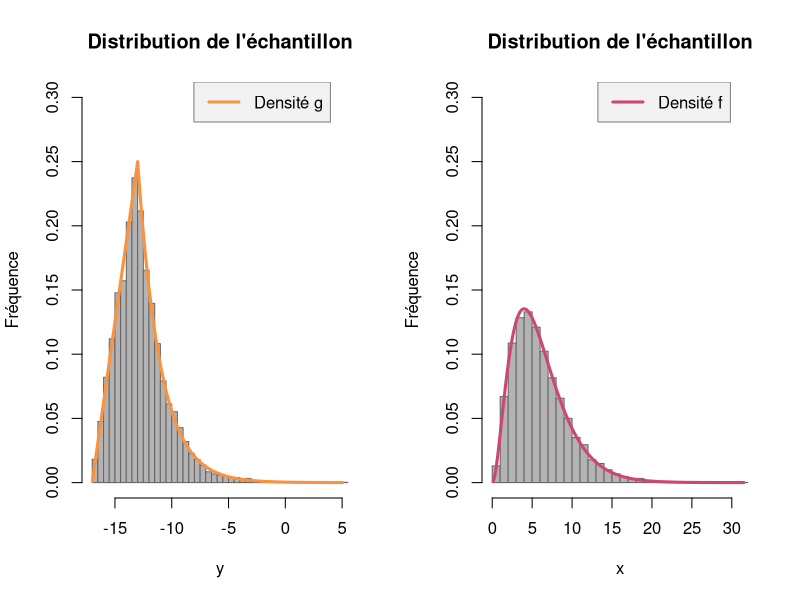
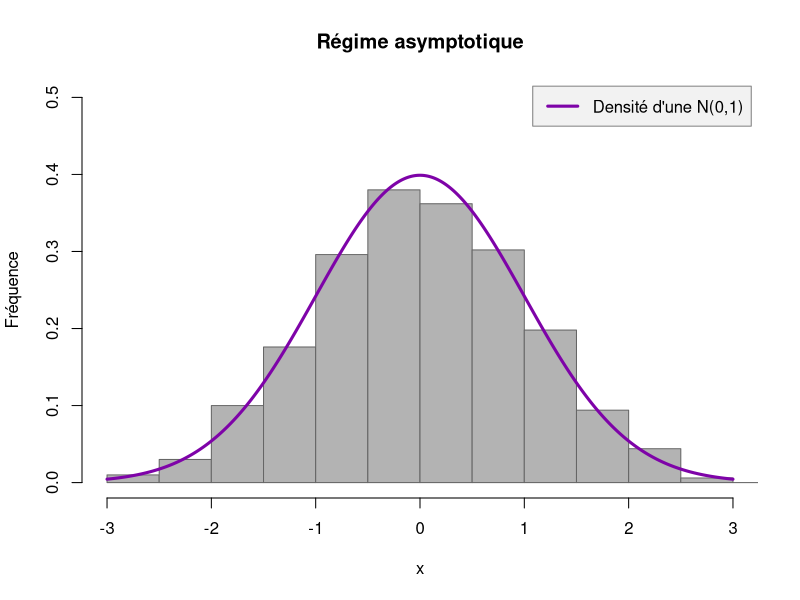
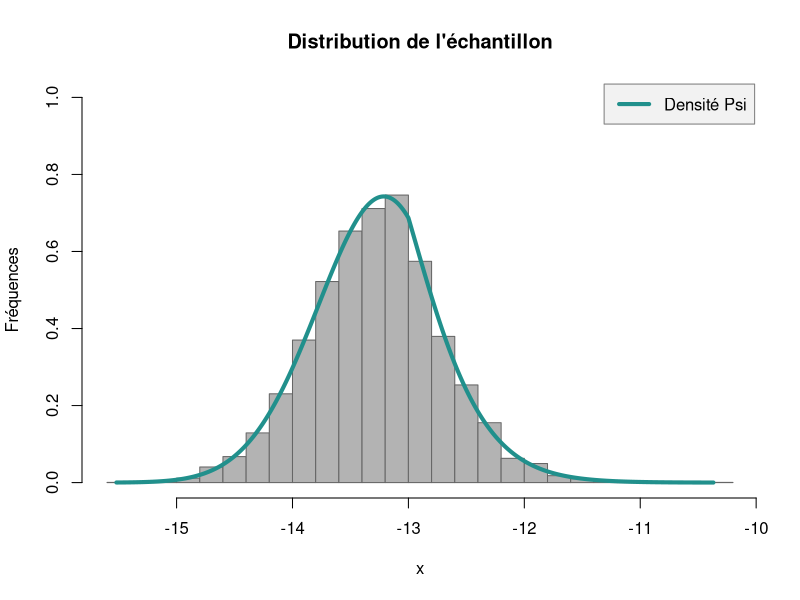

Here is the R script that generated these plots, in order:
#################################
###### PROJET MONTE CARLO #######
#################################

# Adrien PASSUELLO & Axel SAUVAGET
# Groupe : 117


# NB : delta doit être environ égal à 7%
set.seed(243)# on définit une graine 
# (attention sur le document PDF les résultats peuvent différer
# alors que la graine est la même)

####### EXERCICE 1 #######


###### Question 1 ######
# Densité f d'une loi gamma de paramètre de forme alpha = 3 et d'échelle theta = 2
densite_f <- function(x,alpha = 3,theta = 2){
  return(dgamma(x, shape = alpha, scale = theta))
}

# Densité g de paramètre mu = -13 et b = 2
densite_g <- function(y, mu = -13, b = 2){
  return((y-mu+2*b)/(4*b*b) * (y >= mu-2*b) * (y <= mu) + exp(-(y-mu)/b)/(2*b) * (y > mu))
}

# Fonction de répartition de G calculée théoriquement
fdr_G <- function(y,mu = -13, b = 2){
  return((y - (mu-2*b))^2/(8*b*b)*(mu - 2* b <= mu)*(y <= mu)  +  (1-exp(-(y-mu)/b)/2)*(y>mu))
}

# Fonction inverse généralisée de G calculée théoriquement
G_fleche <- function(u,mu = -13, b = 2){
  return((2*b*(sqrt(2*u) - 1) + mu)*(0 <= u)*(u <= 1/2)  +  (mu-b*log(2*(1-u)))*(u > 1/2)*(u < 1) )
}

# Fonction de simulation de n v.a. de densité g (via la la méthode de la fonction inverse)
rgen_g <- function(n, mu = -13, b = 2){
  # On simule n v.a. uniforme sur [0,1]
  U <- runif(n)
  # On retourne G_flèche(U) car si U ~ U([0,1]), alors G_flèche(U) et Y sont de même loi
  return(G_fleche(U,mu,b))
}

# Fonction de simulation de n v.a. de densité f (via la fonction de R rgamma)
rgen_f <- function(n, alpha = 3, theta = 2){
  return(rgamma(n, shape = alpha, scale = theta))
}


###### Question 2 ######

#### Vérification graphique ####
# Package de couleurs
library(viridisLite)
c_ <- plasma(5)

# On va simuler 10000 v.a. suivant f et g
n <- 10000

# Affichage de 2 graphiques
par(mfrow = c(1,2))

# Application de l'algorithme de la fonction inverse 
g <- rgen_g(n)
# histogramme de l'échantillon de v.a. suivant g
hist(g, freq = FALSE, main = "Distribution de l'échantillon", ylab = "Fréquence",xlab = "y", ylim = c(0,0.30), breaks = 40,col = "grey70", border = "grey40")
# Superposition de la courbe de la densité g
lines(x <- seq(min(g),max(g), 0.001), densite_g(x), col = c_[4], lwd = 3)
# Légende
legend("topright", "Densité g", col = c_[4], lwd = 3, box.lty = 1, inset = c(0.10,0), bg="Grey95", box.col = "Grey50")
# Application de la fonction rgamma
f <- rgen_f(n)
# Histogramme de l'échantillon de v.a. suivant f
hist(f, freq = FALSE, main = "Distribution de l'échantillon", ylab = "Fréquence",xlab = "x", ylim = c(0,0.30), breaks = 40,col = "grey70", border = "grey40")
# Superposition de la courbe de la densité f
lines(x <- seq(min(f),max(f), 0.001), densite_f(x), col = c_[3], lwd = 3)
# Légende
legend("topright", "Densité f", col = c_[3], lwd = 3, box.lty = 1, inset = c(0.10,0), bg="Grey95", box.col = "Grey50")



###### NOTA BENE ######
# Fonction qui prend une fonction h et un niveau de confiance en argument
# et renvoie un tableau contenant l'estimateur, son erreur quadratique moyenne 
# et un intervalle de confiance asymptotique bilatéral pour delta au niveau 1-alpha
# Par défaut on pose alpha = 5% pour avoir un intervalle de confiance au niveau 95%
MC <- function(h, alpha = 0.05){
  hbar <- mean(h) # estimateur 
  var <- var(h) # erreur quadratique moyenne (variance de l'estimateur) 
  IC1 <- round(mean(h)-qnorm(1-alpha/2)*sqrt(var(h)/n),8) # borne inférieure de l'IC
  IC2 <- round(mean(h)+qnorm(1-alpha/2)*sqrt(var(h)/n),8)# borne supérieure de l'IC
  # création d'un data.frame (tableau)
  d1 <- data.frame(c("", "" ,IC1)) # première colonne avec uniquement IC1
  d2 <- data.frame(c(hbar, var ,IC2)) # seconde colonne avec hbar, var et IC2
  D <- cbind(d1,d2) # fusion des colonnes
  # renommage des lignes
  rownames(D) <- c("Estimateur", "Erreur quadratique moyenne", "Intervalle de confiance")
  # renommage des colonnes
  names(D) <- c("", "")
  return(D)
}

###### Question 4 ######

#### Estimation de delta n°1 ####
p_n <- function(n, t = 0){
  X <- rgen_f(n) # On simule X suivant f
  Y <- rgen_g(n) # On simule X suivant f
  h <- 1*(X+Y>t) # On calcule h définie par l'indicatrice telle que X+Y>t
  return(h) # on renvoit la fonction h
}
#On veut une estimation pour n = 1000
n <- 1000
# On applique la fonction MC pour renvoyer le tableau regroupant l'estimateur,
# son erreur quadratique moyenne et un intervalle de confiance de delta au 
# niveau 95%
MC(p_n(n))


###### Question 5 ######

#### Vérification empirique de l'hypothèse de régime asymptotique de p_n ####

# prenons n = 1000
n <- 1000
# p_hat sera une vecteur qui sera rempli de n simulations de p_n
p_hat <- rep(0,n) # on part de p_hat un vecteur rempli de 0
for (i in 1:n){ # pour i variant de 1 à n, on modifie les n éléments de p_hat
  p_hat[i] <- mean(p_n(n)) # le i-ème élément de p_hat est modifié par p_n(n) 
}
# On applique la formule du TCL : (p_n - |E[p_1])/√\V(p_1)
TCL <- (p_hat - mean(p_hat))/sqrt(var(p_hat)) 

# Affiche d'un seul graphique 
par(mfrow = c(1,1))
# Histogramme de l'échantillon nommé TCL
hist(TCL, freq = FALSE, main = "Régime asymptotique", ylab = "Fréquence",xlab = "x", ylim = c(0,0.50), xlim = c(-3,3), breaks = 20,col = "grey70", border = "grey40")
# Superposition de la courbe de la densité d'une loi normale centrée et réduite 
lines(x<-seq(-3,3,0.01),dnorm(x),col = c_[2], lwd = 3)
# Légende
legend("topright", "Densité d'une N(0,1)", col = c_[2], lwd = 3, box.lty = 1, inset = c(0.01,0.01), bg="Grey95", box.col = "Grey50")


###### Question 7 ######
#### Estimation de delta n°2 ####

# Fonction de répartition F d'une loi gamma de paramètre de forme alpha = 3 
# et d'échelle theta = 2
fdr_F <- function(x, alpha = 3, theta = 2){
  return(pgamma(x, shape = alpha, scale = theta))
}

# Estimation de delta_n
delta_n <- function(n, t = 0){
  Y <- rgen_g(n) # On simule n v.a. suivant g
  h <- 1 - fdr_F(t - Y) # On calcule h_tilde définie par 1 - F(t - Y)
  return(h) # on renvoit la fonction h_tilde
}
#On veut une estimation pour n = 1000
n <- 1000
# On applique la fonction MC pour renvoyer le tableau regroupant l'estimateur,
# son erreur quadratique moyenne et un intervalle de confiance de delta au 
# niveau 95%
MC(delta_n(n))



###### Question 10 ######
#### Estimation de delta n°3 ####

# Estimation de delta_A_n (méthode de la variable antithétique)
delta_A_n <- function(n, t = 0){
  U <- runif(n) # on simule n v.a. uniforme 
  # on calcule h_tilde(G_fleche(U))
  h <- 1- fdr_F(t-G_fleche(U)) 
  # on calcule h_tilde(G_fleche(A(U)) avec A : x |-> 1-x
  h_A <- 1 - fdr_F(t-G_fleche(1-U)) 
  # on fait la moyenne entre h_tilde(G_fleche(U)) et h_tilde(G_fleche(A(U)))
  H <- (h + h_A)/2 
  return(H) # on renvoie (h•G_fleche(U)+h•G_fleche•A(U))/2
}
#On veut une estimation pour n = 1000
n <- 1000
# On applique la fonction MC pour renvoyer le tableau regroupant l'estimateur,
# son erreur quadratique moyenne et un intervalle de confiance de delta au 
# niveau 95%
MC(delta_A_n(n))



###### Question 11 ######

# Fonction h_tilde définie par y |--> 1-F(t-y) où F est la f.d.r. de f
h_tilde <- function(y, t = 0){
  return(1- fdr_F(t-y))
}

# Fonction h_0,1 définie par y |--> y
h_0_1 <- function(y){
  return(y)
}

# Fonction h_0,2 définie par y |--> 1_{y ≥ t - q_{epsilon}
h_0_2 <- function(y, alpha = 3, theta = 2, t = 0, epsilon = 0.6){
  q <- qgamma(epsilon, shape = alpha, scale =theta)
  return(1*(y >= t - q))
}

# Fonction permettant de calculer rho(h,h_0) (pour une v.a. Y)
rho <- function(Y,h,h_0){
  Cov_h_h_0 <- cov(h, h_0) # on calculer la covariance entre h(Y) et h_0(Y)
  var_h_0 <- var(h_0) # on calcule la variance de h_0(Y)
  var_h <- var(h) # on calcule la variance de h(Y)
  # on renvoie rho(h,h_0)
  return(Cov_h_h_0/sqrt(var_h*var_h_0))
}

# On vérifie qu'elle est le rho le plus proche de 1 entre 
# rho(h_tilde,h_0_1) et rho(h_tilde,h_0_2) 

# on va simuler n = 1000 v.a. suivant la loi de Y (densité g)
n <- 1000
# on va comparer les rho sur I = 100 itérations
I <- 100

# on va compter le nombre de fois où rho(h_tilde,h_0_1) est plus 
# grand que rho(h_tilde,h_0_2)
rho_1 <- numeric(I) # on crée un vecteur qui sera composé de I = 100 simulations de rho(h_tilde,h_0_1)
rho_2 <- numeric(I) # on crée un vecteur qui sera composé de I = 100 simulations de rho(h_tilde,h_0_2)
k <- 0 # on initialise le compteur k à 0
for (i in 1:I){ # pour i variant de 1 à I = 100,
  Y <- rgen_g(n) # on simule n v.a. suivant g
  rho_1[i] <- rho(Y,h_tilde(Y),h_0_1(Y)) # on remplit rho_1
  rho_2[i] <- rho(Y,h_tilde(Y),h_0_2(Y)) # on remplit rho_2
  # on ajoute au compteur 1 si rho(h_tilde,h_0_1) > rho(h_tilde,h_0_2) et 0 sinon
  k <- k + (rho_1[i] > rho_2[i])
}
# on renvoie le compteur k 
k
# on renvoie les valeurs moyennes de rho(h_tilde,h_0_1) et rho(h_tilde,h_0_2)
c(mean(rho_1),mean(rho_2))



# calcul du b optimal pour l'estimateur de la méthode de la variable de contrôle 
b_star <- function(Y){
  # on applique la formule donnée précédemment
  return(cov(h_tilde(Y),h_0_1(Y))/var(h_0_1(Y)))
}
Y <- rgen_g(n)
b_star(Y)


###### Question 12 ######
#### Estimation de delta n°4 ####
# Estimation de delta_cont (méthode de la variable de contrôle)
delta_cont <- function(n, mu = -13, b=2, alpha = 3, theta = 2, epsilon = 0.6, t=0 ){
  Y <- rgen_g(n) # on simule n v.a. suivant g
  b_cont <- b_star(Y) # on calcule le b optimal
  m <- mu + b/6 # on calcule m, l'espérance de Y (calculée théoriquement)
  h <- h_tilde(Y) - b_cont*(h_0_1(Y) - m) # on calcule h_cont 
  return(h)# on retourne h_cont
}

#On veut une estimation pour n = 1000
n <- 1000
# On applique la fonction MC pour renvoyer le tableau regroupant l'estimateur,
# son erreur quadratique moyenne et un intervalle de confiance de delta au 
# niveau 95%
MC(delta_cont(n))


###### Question 14 ######

#### Vérification que Sigma est inversible ####
# Valeurs des paramètres
b <- 2
mu <- -13
epsilon <- 0.6
q <- qgamma(epsilon,shape = 3, scale = 2)
t <- 0

# On calcule les éléments (variances et covariance) de Sigma à l'aide de leur formule 
# théorique qu'on a calculé
Cov_Y_Ind <- 1/2*exp(-(t-q-mu)/b)*(t-q-mu+5*b/6)
Var_Ind <- 1/2*exp(-(t-q-mu)/b)*(1-1/2*exp(-(t-q-mu)/b))
Var_Y <- 47*b*b/36

# On crée la matrice Sigma
Sigma <- matrix(c(Var_Y,Cov_Y_Ind,Cov_Y_Ind,Var_Ind),2)
Sigma

# On calcule le déterminant de Sigma
det(Sigma)

# On calcule l'inverse de Sigma
Sigma_inv <- solve(Sigma)
Sigma_inv



###### Question 17 ###### 
#### Estimation de delta n°5 ####

# Espérance de h_0_1(Y) calculée théoriquement
esp_h_0_1 <- function(mu = -13,b=2){
  return(mu + b/6)
}

# Espérance de h_0_2(Y) calculée théoriquement
esp_h_0_2 <- function(mu = -13, b=2, epsilon=0.6, t=0, alpha=3, theta=2){
  q <- qgamma(epsilon, shape = alpha, scale = theta)
  return(exp(-(t - q - mu)/b)/2)
}

# Calcul du vecteur C 
vecteur_C <- function(Y){
  Cov_1 <- cov(h_tilde(Y),h_0_1(Y)) # on calcule la covariance entre h_tilde(Y) et h_0_1(Y)  
  Cov_2 <- cov(h_tilde(Y),h_0_2(Y)) # on calcule la covariance entre h_tilde(Y) et h_0_2(Y)  
  return(c(Cov_1,Cov_2))# on renvoie le vecteur C  
}

# Estimation de delta (méthode avec beta*)
delta_beta <- function(n, Sigma){
  Y <- rgen_g(n) # on simule n v.a. suivant g
  m1 <- esp_h_0_1() # on calcule m1, l'espérance de h_0_1(Y) (calculée théoriquement)
  m2 <- esp_h_0_2() # on calcule m2, l'espérance de h_0_2(Y) (calculée théoriquement)
  # on crée le vecteur du produit scalaire avec beta*
  vect <- matrix(c(h_0_1(Y) - m1, h_0_2(Y) - m2),ncol = 2) 
  beta <- solve(Sigma)%*%vecteur_C(Y) # on calcule beta*
  h <- h_tilde(Y) - vect%*%beta # on calcule h : Y |--> 1 - F(t-Y) - < beta* , vect >
  return(h) # on renvoie h
}

#On veut une estimation pour n = 1000
n <- 1000
# On applique la fonction MC pour renvoyer le tableau regroupant l'estimateur,
# son erreur quadratique moyenne et un intervalle de confiance de delta au 
# niveau 95%
MC(delta_beta(n,Sigma))




###### Question 20 ###### 

#### Estimation de delta n°6 ####

# Estimation de delta (méthode de stratification)
Delta_strat <- function(n){
  S <- 0 # on initialise la somme à 0
  for (k in 1:n){ # Pour i variant de 1 à n
    Y <- G_fleche((k-1+runif(n))/n) # on simule n v.a. suivant G_fleche((k-1+U)/n)
    S <- S+ h_tilde(Y) # on ajoute à S h_tilde(G_fleche((k-1+U)/n))
  }
  return(S/n) # on renvoie la somme divisée par n (car Delta_n = 1/n*Somme(h_tilde(G_fleche((k-1+U)/n))))
  
}

#On veut une estimation pour n = 1000
n <- 1000
# On applique la fonction MC pour renvoyer le tableau regroupant l'estimateur,
# son erreur quadratique moyenne et un intervalle de confiance de delta au 
# niveau 95%
MC(Delta_strat(n))




###### Question 21 ###### 

#### Comparaison de la vitesse d'exécution ####
# Import de la librairie Microbenchmark
library(microbenchmark)

# On va simuler n = 100 v.a. pour chaque estimation et comparer le temps d'exécution
n <- 100
# On compare les temps de calculs
comparaison <- microbenchmark(p_n(n), delta_n(n),delta_A_n(n),delta_cont(n),delta_beta(n,Sigma),Delta_strat(n))
print(comparaison,signif=3)

#### Comparaison des variances deux à deux ####
# On va simuler n = 1000 v.a. pour chaque estimation et comparer les variances
n <- 1000
# Vecteur des variances des estimateurs
VAR <- c(var(p_n(n)), var(delta_n(n)),var(delta_A_n(n)),var(delta_cont(n)),var(delta_beta(n,Sigma)),var(Delta_strat(n)))
# on crée une matrice (ou data.frame) pour comparer les matrices deux à deux
Tb_var <- data.frame(outer(VAR,VAR,"/")) # cette matrice fait le rapport des variances deux à deux
# on renomme les lignes et les colonnes du data.frame
names(Tb_var) <- c("p_n","delta_n", "delta_A_n", "delta_cont", "delta_beta", "Delta_strat")
rownames(Tb_var) <- c("p_n","delta_n", "delta_A_n", "delta_cont", "delta_beta", "Delta_strat")

# Affichage du tableau
Tb_var


# Efficacités relatives de Delta_n par rapport aux autres estimateurs
facteurs_cout <- c(100,60,40,25,10) # facteurs de coûts par rapport aux autres estimateurs
Tb_var[6,1:5]*facteurs_cout # dernière ligne multipliée par les facteurs de coût 






####### EXERCICE 2 #######


###### Rappel des fonctions ######

# Densité f d'une loi gamma de paramètre de forme alpha = 3 et d'échelle theta = 2
densite_f <- function(x,alpha = 3,theta = 2){
  return(dgamma(x, shape = alpha, scale = theta))
}

# Densité g de paramètre mu = -13 et b = 2
densite_g <- function(y, mu = -13, b = 2){
  return((y-mu+2*b)/(4*b*b) * (y >= mu-2*b) * (y <= mu) + exp(-(y-mu)/b)/(2*b) * (y > mu))
}

# Fonction de simulation de n v.a. de densité f (via la fonction de R rgamma)
rgen_f <- function(n = 10000, alpha = 3, theta = 2){
  return(rgamma(n, shape = alpha, scale = theta))
}

# Fonction de répartition de G calculée théoriquement
fdr_G <- function(y,mu = -13, b = 2){
  return((y - (mu-2*b))^2/(8*b*b)*(mu - 2* b <= mu)*(y <= mu)  +  (1-exp(-(y-mu)/b)/2)*(y>mu))
}

# Fonction inverse généralisée de G calculée théoriquement
G_fleche <- function(u,mu = -13, b = 2){
  return((2*b*(sqrt(2*u) - 1) + mu)*(0 <= u)*(u <= 1/2)  +  (mu-b*log(2*(1-u)))*(u > 1/2)*(u < 1) )
}

# Fonction de simulation de n v.a. de densité g (via la la méthode de la fonction inverse)
rgen_g <- function(n = 10000, mu = -13, b = 2){
  # On simule n v.a. uniforme sur [0,1]
  U <- runif(n)
  # On retourne G_flèche(U) car si U ~ U([0,1]), alors G_flèche(U) et Y sont de même loi
  return(G_fleche(U))
}


###### Question 1 ######

# Densité Psi 
densite_psi <- function(x,m,k){
  return(factorial(m)/(factorial(k-1)*factorial(m-k))* 
           fdr_G(x)^(k-1)*(1-fdr_G(x))^(m-k)*densite_g(x))
}

# Probabilité d'acceptation 1/M calculée théoriquement
p_accept <- function(m, k){
  M <- factorial(m)/(factorial(k-1)*factorial(m-k)) *((k-1)/(m-1))^(k-1) *((m-k)/(m-1))^(m-k)
  return(1/M)
}

# Algorithme du rejet pour simuler n variables aléatoire suivant Psi
rejet_Psi <- function(n = 10000, m, k){
  res <- c() # vecteur résultat à remplir
  p <- p_accept(m,k) #probabilité d'acceptation calculée précédemment
  compteur <- 0 # compteur du nombre de variables aléatoires simulées
  while (length(res) < n){# tant que le vecteur résultat n'est pas de taille n,
    # on réitère le schéma suivant : 
    
    # on rajoute au compteur le nombre de v.a. simulées dans la boucle 
    compteur <- compteur+(n - length(res))%/%p +1
    
    # on simule (n - length(res)) %/% p + 1 v.a. suivant la densité g
    Y <- rgen_g((n - length(res)) %/% p +1)
    
    # on simule (n - length(res)) %/% p + 1 v.a. uniformes sur [0,1]
    U <- runif((n - length(res))%/%p +1)
    
    # On récupère uniquement les éléments du vecteur Y qui vérifie U < Psi(Y)/(M*g(Y))
    res <- c(res,Y[U < p* densite_psi(Y,m,k)/(densite_g(Y))])
  }
  # On retourne le résultat
  return(res[1:n])
  # NB : pour renvoyer la probabilité d'acceptation de l'algorithme, on return(n/compteur) 
}

###### Question 2 ######

#### Vérification graphique ####

# Package de couleurs
library(viridisLite)
c_ <- viridis(5)

# On va simuler 10000 v.a. suivant Psi
n <- 10000
# Paramètres m et k données 
m <- 15
k <- 7
# Application de l'algorithme de rejet 
x <- rejet_Psi(n,m,k)

# Histogramme de l'échantillon
hist(x, freq = FALSE,main = "Distribution de l'échantillon", ylab = "Fréquences", ylim = c(0,1), breaks = 30, col = "grey70", border = "grey40")
# Superposition de la courbe de la densité Psi
lines(y <- seq(min(x),max(x),0.001), densite_psi(y,m,k), col = c_[3], lwd = 4)
# Légende
legend("topright", "Densité Psi", col = c_[3], lwd = 4, box.lty = 1, bg = "Grey95", inset = 0.005, box.col = "grey50")





